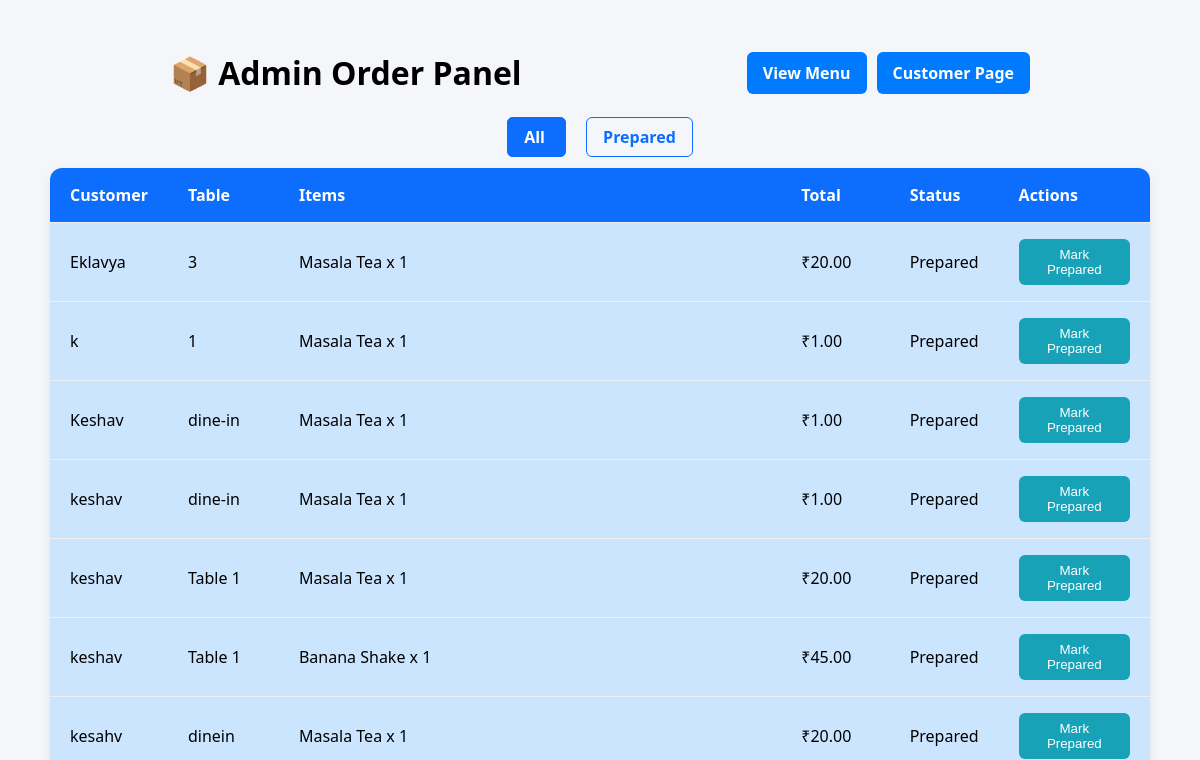
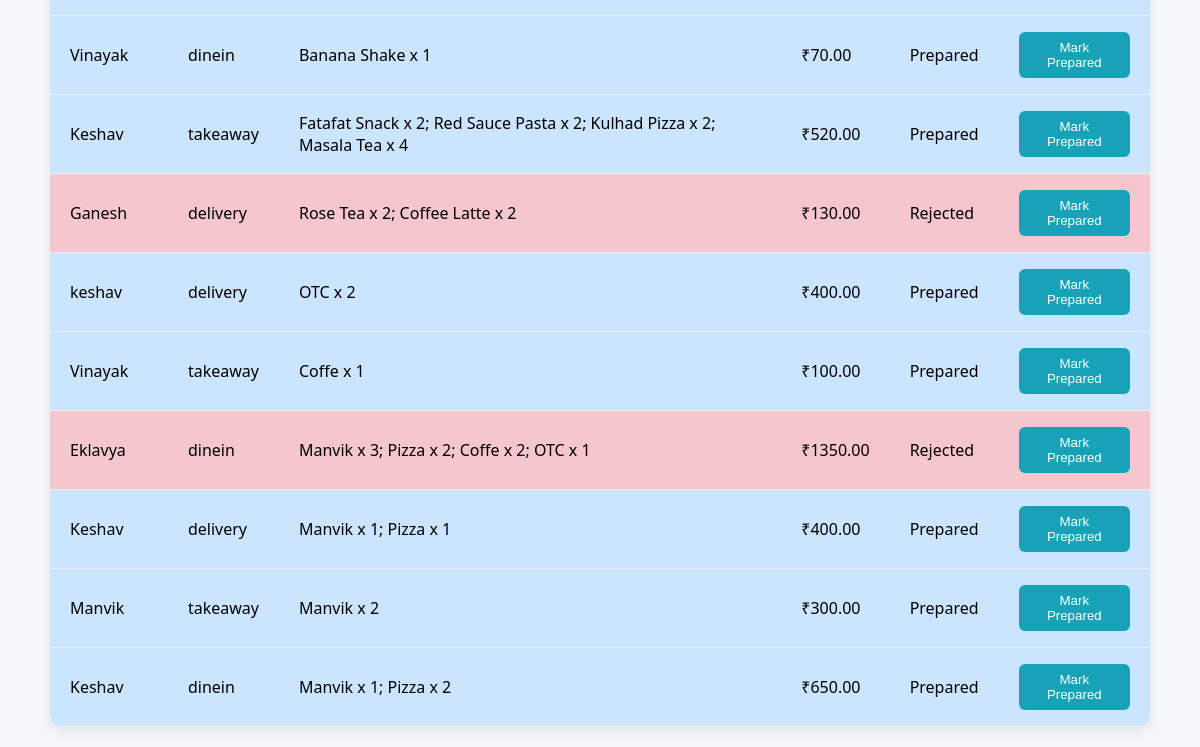
Before: /admin/orders with the older database file (2 pictures, top to bottom).
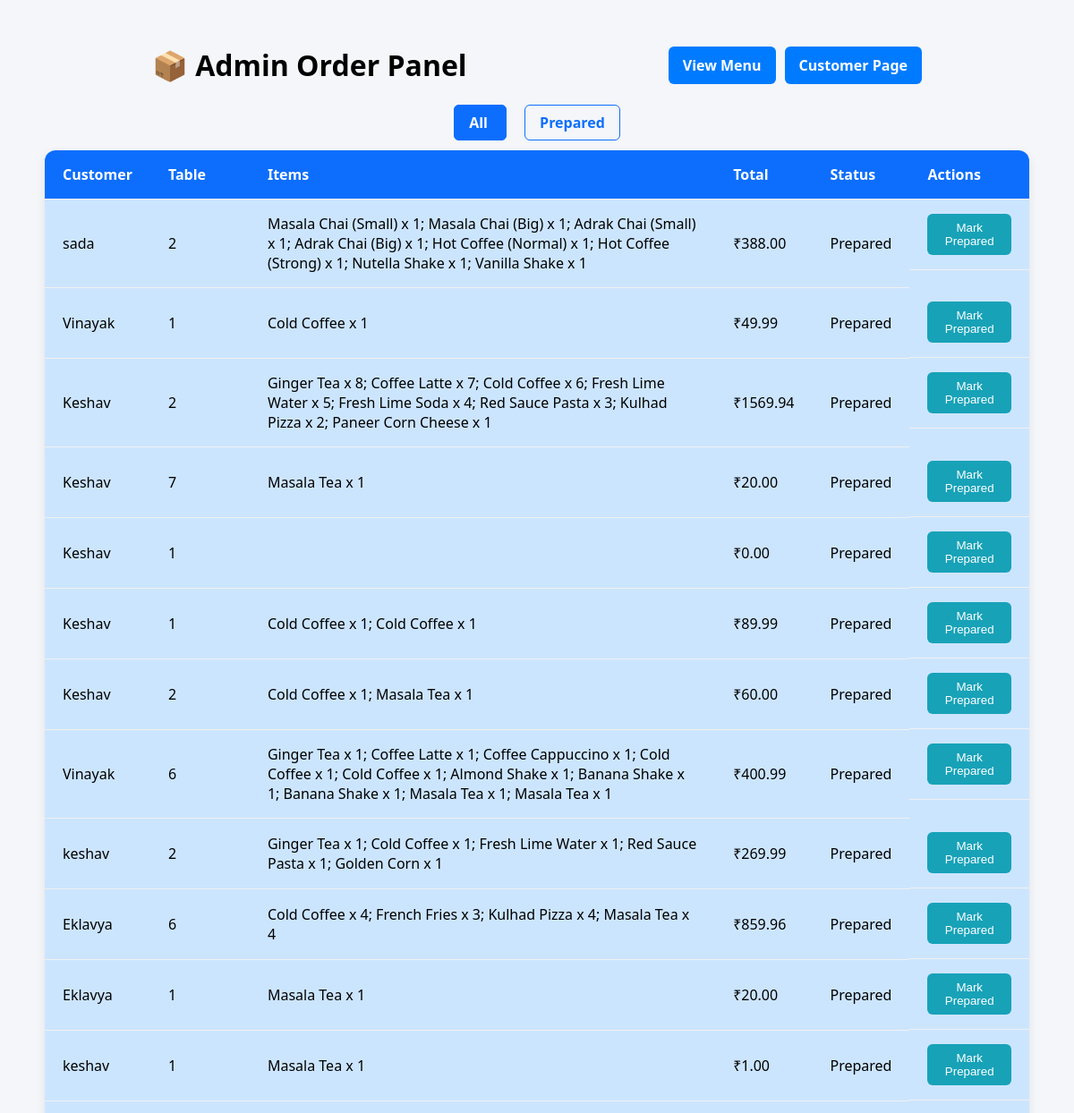
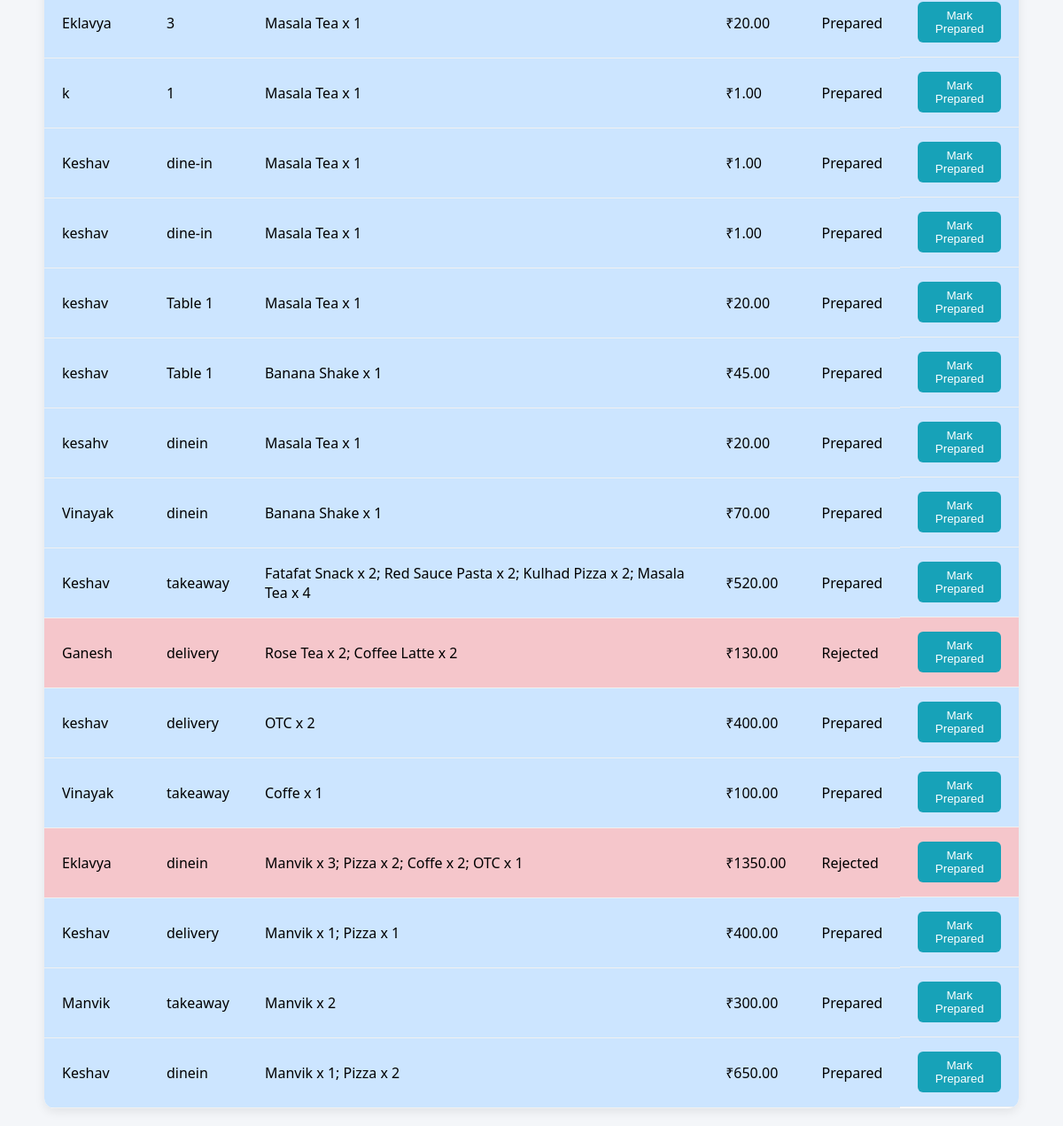
After: the same page with the newer database file (2 pictures, top to bottom).
### tables this page shows
CREATE TABLE orders (
    id INTEGER PRIMARY KEY AUTOINCREMENT,
    name TEXT NOT NULL,
    order_type TEXT NOT NULL,
    address TEXT,
    items TEXT,
    total REAL,
    status TEXT DEFAULT 'pending',
    timestamp DATETIME DEFAULT CURRENT_TIMESTAMP
);

### app.py (the view)
@app.route('/admin/orders')
def admin_orders():
    filter_status = request.args.get('filter')
    conn = get_db_connection()
    if filter_status in ['pending', 'accepted', 'rejected', 'prepared']:
        orders = conn.execute(
            "SELECT * FROM orders WHERE status = ? ORDER BY timestamp DESC",
            (filter_status,)
        ).fetchall()
    else:
        orders = conn.execute("SELECT * FROM orders ORDER BY timestamp DESC").fetchall()
    conn.close()
    return render_template('admin_orders.html', orders=orders, current_filter=filter_status)

### app.py (called while the page is built)
def get_db_connection():
    conn = sqlite3.connect('menu.db')
    conn.row_factory = sqlite3.Row
    return conn

### templates/admin_orders.html (shortened to what this page needs)
<!DOCTYPE html>
<html lang="en">
<head>
</head>
<body>
  <div class="top-bar" style="margin-left: 150px; margin-right: 150px;">
    <h1>📦 Admin Order Panel</h1>
    <div class="button-group">
      <a href="{{ url_for('admin') }}" class="back-button">View Menu</a>
      <a href="{{ url_for('customer_menu') }}" class="back-button">Customer Page</a>
    </div>
  </div>
  <div class="filters">
    {% set filters = ['all', 'prepared'] %}
    {% for f in filters %}
    <a href="{{ url_for('admin_orders', filter=(f if f != 'all' else None)) }}"
      class="{{ 'active' if current_filter == f or (f == 'all' and not current_filter) else '' }}">
      {{ f.capitalize() }}
    </a>
    {% endfor %}
  </div>
  <div class="orders-table">
    <table>
      <thead>
        <tr>
          <th>Customer</th>
          <th>Table</th>
          <th>Items</th>
          <th>Total</th>
          <th>Status</th>
          <th>Actions</th>
        </tr>
      </thead>
      <tbody>
        {% for order in orders %}
        <tr class="{{ order['status'] }}">
          <td>{{ order['name'] }}</td>
          <td>{{ order['order_type'] }}</td>
          <td>{{ order['items'] }}</td>
          <td>₹{{ '%.2f'|format(order['total']) }}</td>
          <td>{{ order['status'].capitalize() }}</td>
          <td>
            <form method="POST" action="{{ url_for('update_order', order_id=order['id']) }}">
              <button name="action" value="prepare">Mark Prepared</button>
            </form>
          </td>
        </tr>
        {% endfor %}
      </tbody>
    </table>
  </div>
</body>
</html>

### templates/admin_orders.html (style rules this page uses)
body { font-family: 'Segoe UI', sans-serif; background: #f4f6f9; margin: 0; padding: 20px; }
.filters { text-align: center; margin-bottom: 20px; }
.filters a { margin: 0 10px; text-decoration: none; color: #0d6efd; font-weight: bold; padding: 8px 16px; border: 1px solid #0d6efd; border-radius: 6px; transition: 0.2s ease; }
.filters a.active, .filters a:hover { background-color: #0d6efd; color: white; }
.orders-table { width: 100%; max-width: 1100px; margin: 0 auto; background: #fff; border-radius: 12px; box-shadow: 0 4px 12px rgba(0, 0, 0, 0.08); overflow: hidden; }
table { width: 100%; border-collapse: collapse; }
thead { background-color: #0d6efd; color: #fff; }
th, td { padding: 16px 20px; text-align: left; border-bottom: 1px solid #f0f0f0; }
td:last-child { display: flex; flex-wrap: wrap; gap: 10px; align-items: center; }
button { border: none; padding: 8px 14px; border-radius: 6px; cursor: pointer; font-weight: 500; color: #fff; transition: 0.2s ease-in-out; }
button[name="action"][value="prepare"] { background-color: #17a2b8; }
.rejected { background-color: #f5c6cb !important; }
.prepared { background-color: #cce5ff !important; }
.top-bar { display: flex; justify-content: space-between; align-items: center; flex-wrap: wrap; padding: 10px 0; }
.button-group { display: flex; gap: 10px; flex-wrap: wrap; }
.back-button { background-color: #007bff; color: white; padding: 10px 16px; border-radius: 6px; text-decoration: none; font-weight: bold; transition: background-color 0.3s ease; }

Changed rows visible on the page:
added orders: name "sada", order_type "2", items "Masala Chai (Small) x 1; Masala Chai (Big) x 1; Adrak Chai (Small) x 1; Adrak Chai (Big) x 1; Hot Coffee (Normal) x 1; Hot Coffee (Strong) x 1; Nutella Shake x 1; Vanilla Shake x 1", total "388.00", status "Prepared"
added orders: name "Vinayak", order_type "1", items "Cold Coffee x 1", total "49.99", status "Prepared"
added orders: name "Keshav", order_type "2", items "Ginger Tea x 8; Coffee Latte x 7; Cold Coffee x 6; Fresh Lime Water x 5; Fresh Lime Soda x 4; Red Sauce Pasta x 3; Kulhad Pizza x 2; Paneer Corn Cheese x 1", total "1569.94", status "Prepared"
added orders: name "Keshav", order_type "7", items "Masala Tea x 1", total "20.00", status "Prepared"
added orders: name "Keshav", order_type "1", total "0.00", status "Prepared"
added orders: name "Keshav", order_type "1", items "Cold Coffee x 1; Cold Coffee x 1", total "89.99", status "Prepared"
added orders: name "Keshav", order_type "2", items "Cold Coffee x 1; Masala Tea x 1", total "60.00", status "Prepared"
added orders: name "Vinayak", order_type "6", items "Ginger Tea x 1; Coffee Latte x 1; Coffee Cappuccino x 1; Cold Coffee x 1; Cold Coffee x 1; Almond Shake x 1; Banana Shake x 1; Banana Shake x 1; Masala Tea x 1; Masala Tea x 1", total "400.99", status "Prepared"
added orders: name "keshav", order_type "2", items "Ginger Tea x 1; Cold Coffee x 1; Fresh Lime Water x 1; Red Sauce Pasta x 1; Golden Corn x 1", total "269.99", status "Prepared"
added orders: name "Eklavya", order_type "6", items "Cold Coffee x 4; French Fries x 3; Kulhad Pizza x 4; Masala Tea x 4", total "859.96", status "Prepared"
added orders: name "Eklavya", order_type "1", items "Masala Tea x 1", total "20.00", status "Prepared"
added orders: name "keshav", order_type "1", items "Masala Tea x 1", total "1.00", status "Prepared"
